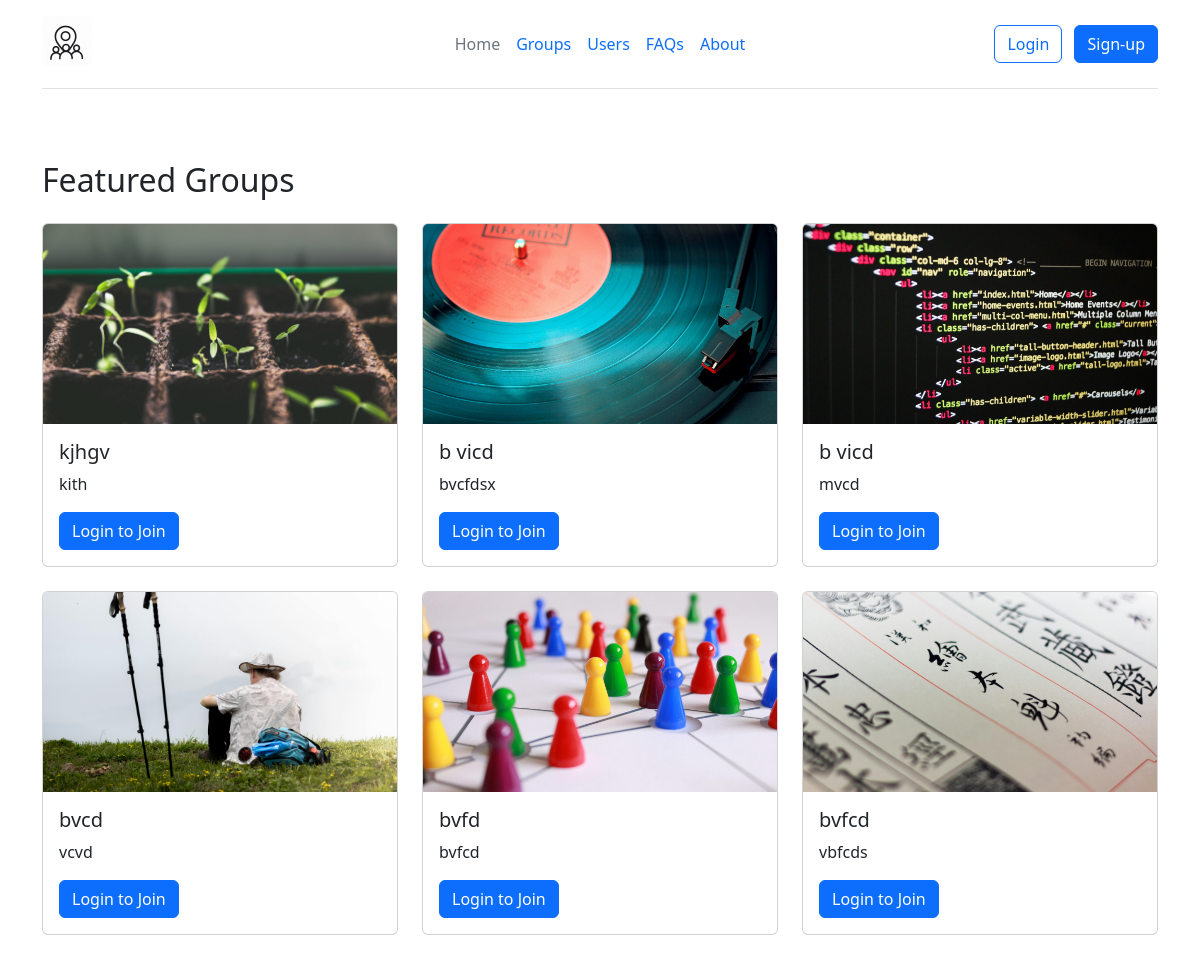
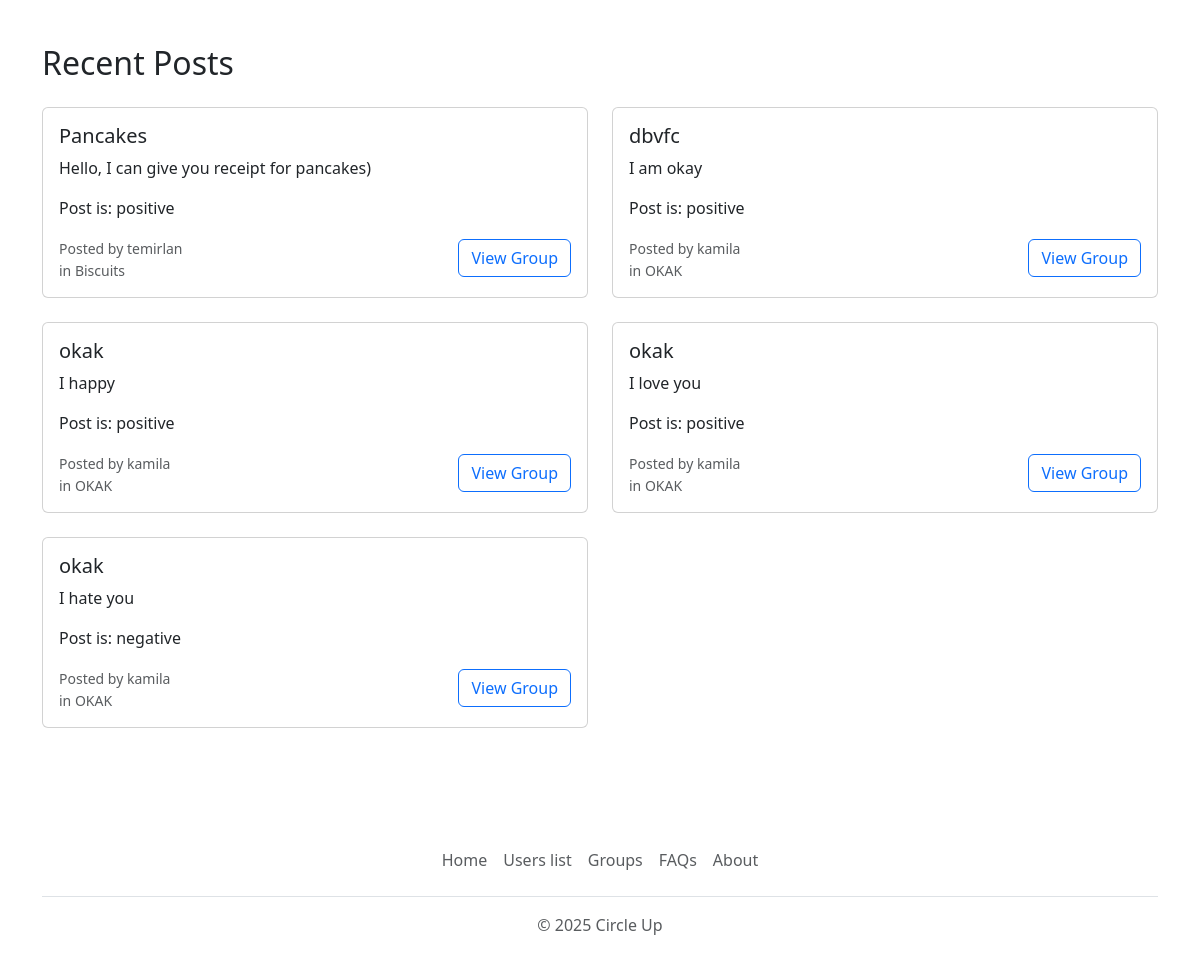
The page / on the database its author committed (2 pictures, top to bottom).
### app.py (models this page shows, shortened)
class Group(db.Model):
    id = db.Column(db.Integer, primary_key=True)
    name = db.Column(db.String(100), nullable=False)
    description = db.Column(db.Text)
    admin_id = db.Column(db.Integer, db.ForeignKey('user.id'), nullable=False)
    image = db.Column(db.String(20), nullable=False, default='default.jpg')
    date_created = db.Column(db.DateTime, nullable=False, default=datetime.utcnow)
    posts = db.relationship('Post', backref='group', lazy=True)
    members = db.relationship('User', secondary=group_members, backref=db.backref('groups', lazy='dynamic'))

class Post(db.Model):
    id = db.Column(db.Integer, primary_key=True)
    title = db.Column(db.String(100), nullable=False)
    date_posted = db.Column(db.DateTime, nullable=False, default=datetime.utcnow)
    content = db.Column(db.Text, nullable=False)
    user_id = db.Column(db.Integer, db.ForeignKey('user.id'), nullable=False)
    group_id = db.Column(db.Integer, db.ForeignKey('group.id'), nullable=False)
    image = db.Column(db.String(20), nullable=False, default='default.jpg')
    sentimental = db.Column(db.String(100), default="neutral")

class User(db.Model):
    id = db.Column(db.Integer, primary_key=True)
    username = db.Column(db.String(20), unique=True, nullable=False)
    email = db.Column(db.String(256), unique=True, nullable=False)
    location = db.Column(db.String(20))
    image_profile = db.Column(db.String(20), nullable=False, default='default.jpg')
    password = db.Column(db.String(60), nullable=False)
    date_created = db.Column(db.DateTime, nullable=False, default=datetime.utcnow)
    posts = db.relationship('Post', backref='author', lazy=True)
    groups_admin = db.relationship('Group', backref='admin', lazy=True)

### app.py (the view)
@app.route('/')
def index():
    groups = Group.query.order_by(Group.date_created.desc()).limit(6).all()
    posts = Post.query.order_by(Post.date_posted.desc()).limit(8).all()
    return render_template('homepage.html', groups=groups, posts=posts)

### templates/homepage.html (shortened to what this page needs)
{% extends 'base.html' %}
{% block content %}
<div class="container py-5">
    <div class="row mb-5">
        <h2 class="mb-4">Featured Groups</h2>
        {% for group in groups %}
        <div class="col-md-4 mb-4">
            <div class="card h-100">
                <img src="/static/group_images/{{ group.image }}" class="card-img-top" alt="{{ group.name }}"
                     style="height: 200px; object-fit: cover;">
                <div class="card-body">
                    <h5 class="card-title">{{ group.name }}</h5>
                    <p class="card-text">{{ group.description }}</p>
                    {% if session.get('user_id') %}
                    <a href="{{ url_for('group_page', group_id=group.id) }}" class="btn btn-primary">View Group</a>
                    {% else %}
                    <a href="{{ url_for('login') }}" class="btn btn-primary">Login to Join</a>
                    {% endif %}
                </div>
            </div>
        </div>
        {% endfor %}
    </div>
    <div class="row">
        <h2 class="mb-4">Recent Posts</h2>
        {% for post in posts %}
        <div class="col-md-6 mb-4">
            <div class="card">
                <div class="card-body">
                    <h5 class="card-title">{{ post.title }}</h5>
                    <p class="card-text">{{ post.content }}</p>
                    <p class="card-text">Post is: {{ post.sentimental }}</p>
                    <div class="d-flex justify-content-between align-items-center">
                        <div>
                            <small class="text-muted">Posted by {{ post.author.username }}</small>
                            <small class="text-muted d-block">in {{ post.group.name }}</small>
                        </div>
                        <a href="{{ url_for('group_page', group_id=post.group_id) }}" class="btn btn-outline-primary">View Group</a>
                    </div>
                </div>
            </div>
        </div>
        {% endfor %}
    </div>
</div>
{% include 'footer.html'%}
{% endblock %}

### templates/base.html (shortened to what this page needs)
<!DOCTYPE html>
<html>
<head>
    <link href="https://cdn.jsdelivr.net/npm/bootstrap@5.3.5/dist/css/bootstrap.min.css" rel="stylesheet">
</head>
<body>
{% block header %} {% endblock %}
{% block content %} {% endblock %}
{% block footer %} {% endblock %}
</body>
</html>

### templates/header.html (shortened to what this page needs)
{% extends 'base.html' %}
{% block header %}
<div class="container">
    <header class="d-flex flex-wrap align-items-center justify-content-center justify-content-md-between py-3 mb-4 border-bottom">
      <div class="col-md-3 mb-2 mb-md-0">
        <a href="{{ url_for('index') }}" class="d-inline-flex link-body-emphasis text-decoration-none">
          <img src="/static/logo.jpg" class="bi" width="50" height="50" role="img" aria-label="Bootstrap"></img>
        </a>
      </div>
      <ul class="nav col-12 col-md-auto mb-2 justify-content-center mb-md-0">
        <li><a href="{{ url_for('index') }}" class="nav-link px-2 {% if request.endpoint == "index" %} link-secondary {% endif %}">Home</a></li>
        <li><a href="{{ url_for('groups') }}" class="nav-link px-2{% if request.endpoint == "groups" %} link-secondary {% endif %}">Groups</a></li>
        <li><a href="{{ url_for('users') }}" class="nav-link px-2{% if request.endpoint == "users" %} link-secondary {% endif %}">Users</a></li>
        <li><a href="{{ url_for('routes.faq') }}" class="nav-link px-2{% if request.endpoint == "routes.faq" %} link-secondary {% endif %}">FAQs</a></li>
        <li><a href="{{ url_for('about') }}" class="nav-link px-2{% if request.endpoint == "about" %} link-secondary {% endif %}">About</a></li>
      </ul>
      <div class="col-md-3 text-end">
        {% if session.get ('user_id') %}
        <a href="{{ url_for('account') }}" class="btn btn-outline-primary me-2">{{session.get('username')}}</a>
        <a href="{{ url_for('logout') }}" class="btn btn-primary">Logout</a>
        {% else %}
        <a href="{{ url_for('login') }}" class="btn btn-outline-primary me-2">Login</a>
        <a href="{{ url_for('signup') }}" class="btn btn-primary">Sign-up</a>
        {% endif %}
      </div>
    </header>
</div>
{% endblock %}

### templates/footer.html
{%extends 'base.html'%}
{%block footer%}
<div class="container">
    <footer class="py-3 my-4">
      <ul class="nav justify-content-center border-bottom pb-3 mb-3">
        <li class="nav-item"><a href="{{ url_for('index') }}" class="nav-link px-2 text-body-secondary">Home</a></li>
        <li class="nav-item"><a href="{{ url_for('users') }}" class="nav-link px-2 text-body-secondary">Users list</a></li>
        <li class="nav-item"><a href="{{ url_for('groups') }}" class="nav-link px-2 text-body-secondary">Groups</a></li>
        <li class="nav-item"><a href="{{ url_for('routes.faq') }}" class="nav-link px-2 text-body-secondary">FAQs</a></li>
        <li class="nav-item"><a href="{{ url_for('about') }}" class="nav-link px-2 text-body-secondary">About</a></li>
      </ul>
      <p class="text-center text-body-secondary">© 2025 Circle Up</p>
    </footer>
  </div>
{%endblock%}

### rows shown on the page
Group: image (picture), name "kjhgv", description "kith"
Group: image (picture), name "b vicd", description "bvcfdsx"
Group: image (picture), name "b vicd", description "mvcd"
Group: image (picture), name "bvcd", description "vcvd"
Group: image (picture), name "bvfd", description "bvfcd"
Group: image (picture), name "bvfcd", description "vbfcds"
Post: title "Pancakes", content "Hello, I can give you receipt for pancakes)", sentimental "positive", author.username "temirlan", group.name "Biscuits"
Post: title "dbvfc", content "I am okay", sentimental "positive", author.username "kamila", group.name "OKAK"
Post: title "okak", content "I happy", sentimental "positive", author.username "kamila", group.name "OKAK"
Post: title "okak", content "I love you", sentimental "positive", author.username "kamila", group.name "OKAK"
Post: title "okak", content "I hate you", sentimental "negative", author.username "kamila", group.name "OKAK"
